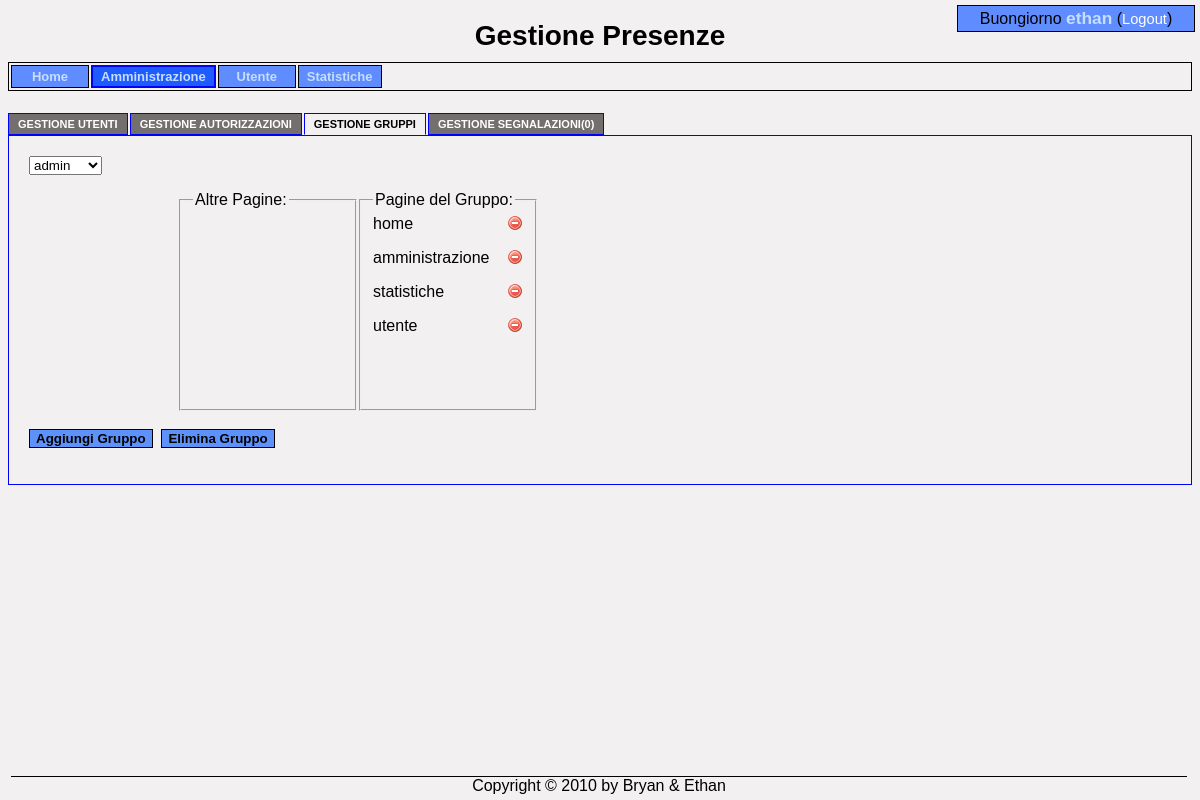
Page /?pagina=amministrazione&tab=gestione_gruppi (signed in) on the committed database.
### tables this page shows
CREATE TABLE `pagine` (
  `id_pagina` int(11) NOT NULL AUTO_INCREMENT,
  `url` varchar(45) NOT NULL,
  PRIMARY KEY (`id_pagina`)
);

### classi/Database.php (called while the page is built, shortened)
<?php
include("./adodb/adodb.inc.php");
class Database{
    private static $istanza = null;
    private $conn = null;
    private $server = "localhost";
    private $username = "root";
    private $password = "";
    private $db = "gestione_presenze";
    function __construct(){
        try{
            $this->conn = NewADOConnection('mysql');
            $this->conn->Connect($this->server, $this->username, $this->password, $this->db);
        }
        catch(Exception $e){
            print_r($e);
        }
    }
    static function getInstance(){
        if(!self::$istanza){
            self::$istanza = new Database();
        }
        return self::$istanza;
    }
    function eseguiQuery($query,$val = null,$ass = ADODB_FETCH_ASSOC){
        $rs = null;
        $this->conn->SetFetchMode($ass);
        try{
            $rs = $this->conn->Execute($query,$val);
        }
        catch(Exception $e){
            print_r($e);
        }
        return $rs;
    }
}
?>

### adodb/adodb.inc.php (called while the page is built, shortened)
<?php
 if (!defined('_ADODB_LAYER')) {
	GLOBAL
		$ADODB_vers,
		$ADODB_COUNTRECS,
		$ADODB_CACHE_DIR,
		$ADODB_CACHE,
		$ADODB_CACHE_CLASS,
		$ADODB_EXTENSION,
		$ADODB_COMPAT_FETCH,
	 	$ADODB_FETCH_MODE,
		$ADODB_GETONE_EOF,
		$ADODB_QUOTE_FIELDNAMES;
	class ADOConnection {
	var $debug = false;
	var $true = '1';
	var $false = '0';
	var $fetchMode=false;
	var $_queryID = false;
	var $_bindInputArray = false;
	function SetFetchMode($mode)
	{
		$old = $this->fetchMode;
		$this->fetchMode = $mode;
		if ($old === false) {
		global $ADODB_FETCH_MODE;
			return $ADODB_FETCH_MODE;
		}
		return $old;
	}
	function Execute($sql,$inputarr=false)
	{
		if ($inputarr) {
			if (!is_array($inputarr)) $inputarr = array($inputarr);
			$element0 = reset($inputarr);
			$array_2d = is_array($element0) && !is_object(reset($element0));
			unset($element0);
			if (!is_array($sql) && !$this->_bindInputArray) {
				$sqlarr = explode('?',$sql);
				$nparams = sizeof($sqlarr)-1;
				if (!$array_2d) $inputarr = array($inputarr);
				foreach($inputarr as $arr) {
					$sql = ''; $i = 0;
					while(list(, $v) = each($arr)) {
						$sql .= $sqlarr[$i];
						$typ = gettype($v);
						if ($typ == 'string')
							$sql .= $this->qstr($v);
						else if ($typ == 'double')
							$sql .= str_replace(',','.',$v);
						else if ($typ == 'boolean')
							$sql .= $v ? $this->true : $this->false;
						else if ($typ == 'object') {
							if (method_exists($v, '__toString')) $sql .= $this->qstr($v->__toString());
							else $sql .= $this->qstr((string) $v);
						} else if ($v === null)
							$sql .= 'NULL';
						else
							$sql .= $v;
						$i += 1;
						if ($i == $nparams) break;
					}
					if (isset($sqlarr[$i])) {
						$sql .= $sqlarr[$i];
						if ($i+1 != sizeof($sqlarr)) $this->outp_throw( "Input Array does not match ?: ".htmlspecialchars($sql),'Execute');
					} else if ($i != sizeof($sqlarr))
						$this->outp_throw( "Input array does not match ?: ".htmlspecialchars($sql),'Execute');
					$ret = $this->_Execute($sql);
					if (!$ret) return $ret;
				}
			} else {
				if ($array_2d) {
					if (is_string($sql))
						$stmt = $this->Prepare($sql);
					else
						$stmt = $sql;
					foreach($inputarr as $arr) {
						$ret = $this->_Execute($stmt,$arr);
						if (!$ret) return $ret;
					}
				} else {
					$ret = $this->_Execute($sql,$inputarr);
				}
			}
		} else {
			$ret = $this->_Execute($sql,false);
		}
		return $ret;
	}
	function _Execute($sql,$inputarr=false)
	{
		if ($this->debug) {
			global $ADODB_INCLUDED_LIB;
			if (empty($ADODB_INCLUDED_LIB)) include(ADODB_DIR.'/adodb-lib.inc.php');
			$this->_queryID = _adodb_debug_execute($this, $sql,$inputarr);
		} else {
			$this->_queryID = @$this->_query($sql,$inputarr);
		}
		$rs = new $rsclass($this->_queryID,$this->fetchMode);
		$rs->connection = $this;
		$rs->Init();
		if (is_array($sql)) $rs->sql = $sql[0];
		else $rs->sql = $sql;
		if ($rs->_numOfRows <= 0) {
		global $ADODB_COUNTRECS;
			if ($ADODB_COUNTRECS) {
				if (!$rs->EOF) {
					$rs = $this->_rs2rs($rs,-1,-1,!is_array($sql));
					$rs->_queryID = $this->_queryID;
				} else
					$rs->_numOfRows = 0;
			}
		}
		return $rs;
	}
}
	class ADORecordSet implements IteratorAggregate {
	var $_numOfRows = -1;
	var $_numOfFields = -1;
	var $_currentRow = -1;
	function ADORecordSet($queryID)
	{
		$this->_queryID = $queryID;
	}
	function Init()
	{
		if ($this->_numOfRows != 0 && $this->_numOfFields && $this->_currentRow == -1) {
			$this->_currentRow = 0;
			if ($this->EOF = ($this->_fetch() === false)) {
				$this->_numOfRows = 0;
			}
		} else {
			$this->EOF = true;
		}
	}
}
	function ADOLoadCode($dbType)
	{
		$db = strtolower($dbType);
		switch ($db) {
			default:
				$class = $db; break;
		}
		$file = ADODB_DIR."/drivers/adodb-".$db.".inc.php";
		if (class_exists("ADODB_" . $class)) return $class;
		return false;
	}
	function NewADOConnection($db='')
	{
		$tmp = ADONewConnection($db);
		return $tmp;
	}
	function ADONewConnection($db='')
	{
	GLOBAL $ADODB_NEWCONNECTION, $ADODB_LASTDB;
		$errorfn = (defined('ADODB_ERROR_HANDLER')) ? ADODB_ERROR_HANDLER : false;
		if(empty($obj)) {
			if (!isset($ADODB_LASTDB)) $ADODB_LASTDB = '';
			if ($db != $ADODB_LASTDB) $db = ADOLoadCode($db);
			$cls = 'ADODB_'.$db;
			$obj = new $cls();
		}
		if ($obj) {
			if ($errorfn)  $obj->raiseErrorFn = $errorfn;
		}
		return $obj;
	}
}
?>

### adodb/drivers/adodb-mysql.inc.php (called while the page is built, shortened)
<?php
if (! defined("_ADODB_MYSQL_LAYER")) {
class ADODB_mysql extends ADOConnection {
	var $forceNewConnect = false;
	var $clientFlags = 0;
	function _connect($argHostname, $argUsername, $argPassword, $argDatabasename)
	{
		if (ADODB_PHPVER >= 0x4300)
			$this->_connectionID = mysql_connect($argHostname,$argUsername,$argPassword,
												$this->forceNewConnect,$this->clientFlags);
		else if (ADODB_PHPVER >= 0x4200)
			$this->_connectionID = mysql_connect($argHostname,$argUsername,$argPassword,
												$this->forceNewConnect);
		else
			$this->_connectionID = mysql_connect($argHostname,$argUsername,$argPassword);
		if ($argDatabasename) return $this->SelectDB($argDatabasename);
		return true;
	}
	function SelectDB($dbName)
	{
		if ($this->_connectionID) {
			return @mysql_select_db($dbName,$this->_connectionID);
		}
		else return false;
	}
	function _query($sql,$inputarr=false)
	{
		return mysql_query($sql,$this->_connectionID);
	}
}
class ADORecordSet_mysql extends ADORecordSet{
	function ADORecordSet_mysql($queryID,$mode=false)
	{
		switch ($mode)
		{
		case ADODB_FETCH_ASSOC:$this->fetchMode = MYSQL_ASSOC; break;
		}
	}
	function _initrs()
	{
		$this->_numOfRows = @mysql_num_rows($this->_queryID);
		$this->_numOfFields = @mysql_num_fields($this->_queryID);
	}
	function _fetch()
	{
		$this->fields =  @mysql_fetch_array($this->_queryID,$this->fetchMode);
		return is_array($this->fields);
	}
}
}
?>

### pagine/tab/gestione_gruppi.php (the view, shortened to what this page needs)
<?php
    if($_POST["azione"] != "nuovo"){
        $stampa = true;
        if($stampa){
            $id = stampaGruppi();
            stampaPagine($id);
        }
    }
    else {
        stampaFormAggiungi();
    }
?>
<?php
    function stampaGruppi(){
        $rs = Database::getInstance()->eseguiQuery("SELECT * from gruppi;");
        $id = $rs->fields["id_gruppo"];
        echo '<form action="?pagina=amministrazione&tab=gestione_gruppi" method="POST">';
            echo '<select name="gruppo" onchange="this.form.submit();">';
                while(!$rs->EOF){
                    $selected="";
                    echo '<option value="'.$rs->fields["id_gruppo"].'" '.$selected.'>'.$rs->fields["nome"].'</option>';
                    $rs->MoveNext();
                }
            echo '</select>';
        echo '</form>';
        if($_POST["azione"]=="crea"){
            $rs->MoveLast();
            return $rs->fields['id_gruppo'];
        }
        else
            return $id;
    }
    function stampaPagine($gruppo){
        echo '<fieldset style="width:150px;float:left;height:200px;margin-left:150px;">';
            echo '<legend>Altre Pagine:</legend>';
        echo '</fieldset>';
        echo '<fieldset style="width:150px;height:200px;margin-left:150px;">';
            echo '<legend>Pagine del Gruppo:</legend>';
            $rs = Database::getInstance()->eseguiQuery("SELECT p.* FROM gruppi_pagine gp,pagine p where p.id_pagina = gp.fk_pagina AND fk_gruppo = ".$gruppo.";");
            while(!$rs->EOF){
                stampaFormPagine("elimina",$gruppo,$rs->fields["id_pagina"],$rs->fields["url"]);
                $rs->MoveNext();
            }
        echo '</fieldset>';
        ?>
        <br>
        <form action="#" method="POST">
            <input class="bottCalendario" type="submit" value="Aggiungi Gruppo" onclick="document.getElementById('azione').value='nuovo'"/> &nbsp;<input class="bottCalendario" type="submit" value="Elimina Gruppo"/>
        </form>
<?php
    }
    function stampaFormPagine($azione,$gruppo,$idPagina,$nomePagina){
    ?>
        <form action="?pagina=amministrazione&tab=gestione_gruppi" name="form_<?php echo $idPagina?>" method="POST">
            <?php echo $nomePagina; ?>
            <img class="puntatore" style="float:right;" onclick="form_<?php echo $idPagina; ?>.submit();" src="/GestionePresenze/img/<?php echo $azione; ?>.png" alt="aggiungi" />
        </form>
<?php
}
?>

### style.css (style rules this page uses)
body { font-family: arial; background-color: #F2F0F0; height: 95%; }
.bottCalendario { background-color: #5D92FA; border: 1px solid black; -moz-border-radius: 10px; font-weight: bold; }

### rows in the picture
pagine: url "home"
pagine: url "amministrazione"
pagine: url "statistiche"
pagine: url "utente"

### other values in the picture
$_SESSION['username'] "ethan"
$pagina "Home Amministrazione Utente Statistiche"
$testo "GESTIONE UTENTI GESTIONE AUTORIZZAZIONI GESTIONE GRUPPI GESTIONE SEGNALAZIONI(0)"
form field gruppo "admin"
